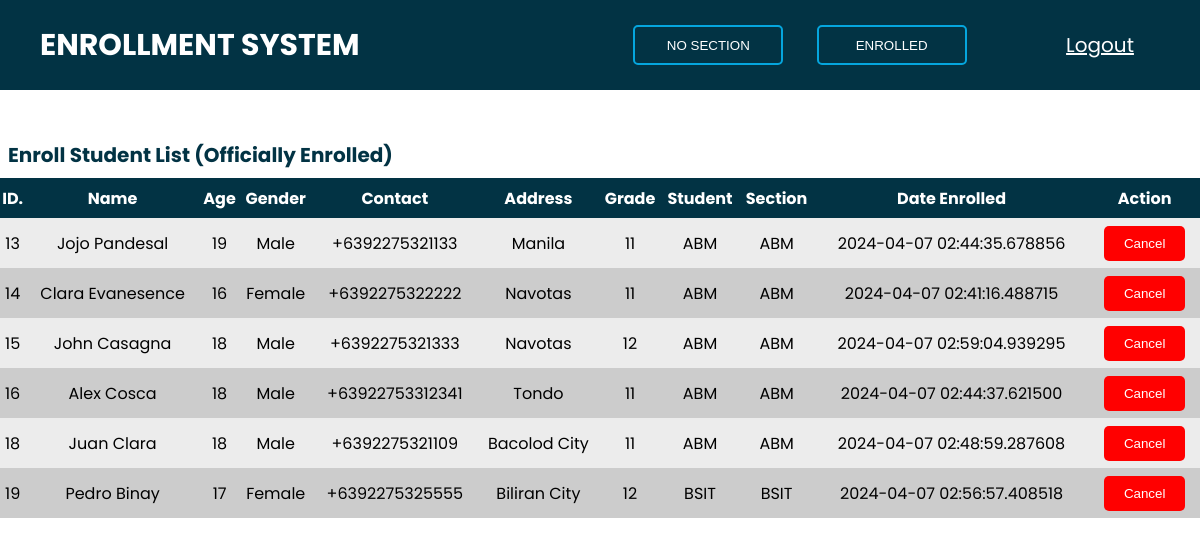
The app's page /views/enrolled_student.php (signed in) with its own data.
### tables this page shows
CREATE TABLE `student` (
  `student_id` int(11) NOT NULL,
  `role_id` varchar(255) DEFAULT NULL,
  `student_fname` varchar(255) NOT NULL,
  `student_lname` varchar(255) NOT NULL,
  `student_age` varchar(255) NOT NULL,
  `student_gender` varchar(255) NOT NULL,
  `student_contact` varchar(255) NOT NULL,
  `student_address` varchar(255) NOT NULL,
  `student_grade` varchar(255) NOT NULL,
  `student_course` varchar(255) DEFAULT NULL,
  `date_created` timestamp(6) NOT NULL DEFAULT current_timestamp(6) ON UPDATE current_timestamp(6),
  `date_updated` timestamp(6) NOT NULL DEFAULT current_timestamp(6) ON UPDATE current_timestamp(6)
);

### php/display_enrolled.php (the view, shortened to what this page needs)
<?php
require_once ("db_connect.php");
$sql = "SELECT * FROM student WHERE role_id = 1";
$result = $conn->query($sql);
if ($result->num_rows > 0) {
    while ($row = $result->fetch_assoc()) {
        echo "<tr>";
        echo "<td>" . $row["student_id"] . "</td>";
        echo "<td>" . $row["student_fname"] . " " . $row["student_lname"] . "</td>";
        echo "<td>" . $row["student_age"] . "</td>";
        echo "<td>" . $row["student_gender"] . "</td>";
        echo "<td>" . $row["student_contact"] . "</td>";
        echo "<td>" . $row["student_address"] . "</td>";
        echo "<td>" . $row["student_grade"] . "</td>";
        echo "<td>" . $row["student_course"] . "</td>";
        echo "<td>" . $row["student_course"] . "</td>";
        echo "<td>" . $row["date_created"] . "</td>";
        echo "<td>
                    <div class='button-container'>
                        <button class='cancel-btn'>Cancel</button>
                    </div>
                  </td>";
        echo "</tr>";
    }
} else {
    echo "<tr><td colspan='11'>No records found</td></tr>";
}
?>

### css/style.css (style rules this page uses)
* { margin: 0; padding: 0; }
body { font-family: 'Poppins', sans-serif; }
.enroll-table tbody td { color: black; text-align: center; height: 50px; }
.enroll-table tbody tr:nth-child(even) { background-color: #CCCCCC; }
.enroll-table tbody tr:nth-child(odd) { background-color: #ECECEC; }
.button-container { text-align: center; }
.cancel-btn { background-color: red; color: white; border: none; padding: 10px 20px; border-radius: 5px; cursor: pointer; margin: 5px; }

### records on screen
student: student_id "13", student_fname "Jojo", student_lname "Pandesal", student_age "19", student_gender "Male", student_contact "+6392275321133", student_address "Manila", student_grade "11", student_course "ABM", date_created "2024-04-07 02:44:35.678856"
student: student_id "14", student_fname "Clara", student_lname "Evanesence", student_age "16", student_gender "Female", student_contact "+6392275322222", student_address "Navotas", student_grade "11", student_course "ABM", date_created "2024-04-07 02:41:16.488715"
student: student_id "15", student_fname "John", student_lname "Casagna", student_age "18", student_gender "Male", student_contact "+6392275321333", student_address "Navotas", student_grade "12", student_course "ABM", date_created "2024-04-07 02:59:04.939295"
student: student_id "16", student_fname "Alex", student_lname "Cosca", student_age "18", student_gender "Male", student_contact "+63922753312341", student_address "Tondo", student_grade "11", student_course "ABM", date_created "2024-04-07 02:44:37.621500"
student: student_id "18", student_fname "Juan", student_lname "Clara", student_age "18", student_gender "Male", student_contact "+6392275321109", student_address "Bacolod City", student_grade "11", student_course "ABM", date_created "2024-04-07 02:48:59.287608"
student: student_id "19", student_fname "Pedro", student_lname "Binay", student_age "17", student_gender "Female", student_contact "+6392275325555", student_address "Biliran City", student_grade "12", student_course "BSIT", date_created "2024-04-07 02:56:57.408518"
